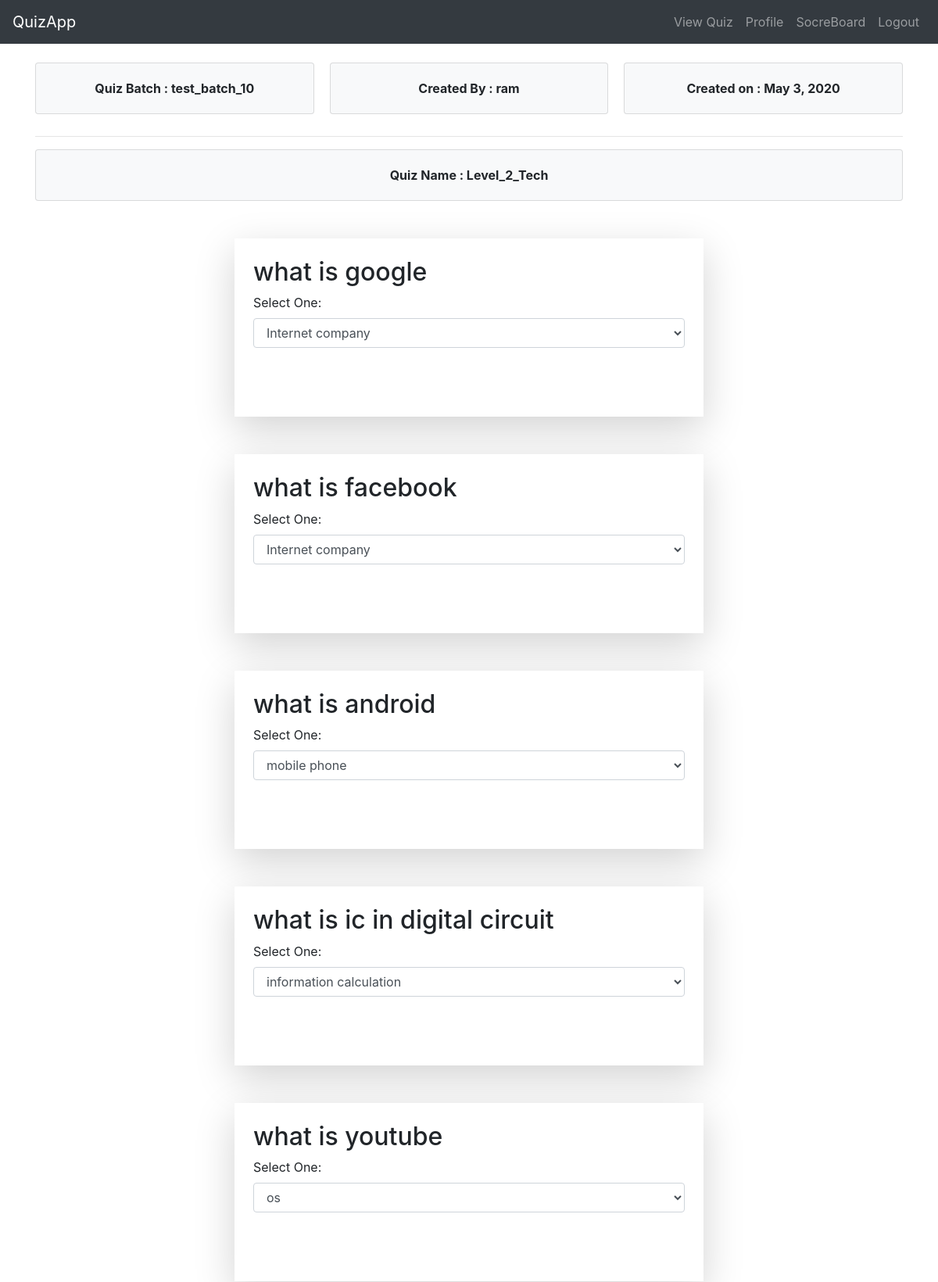
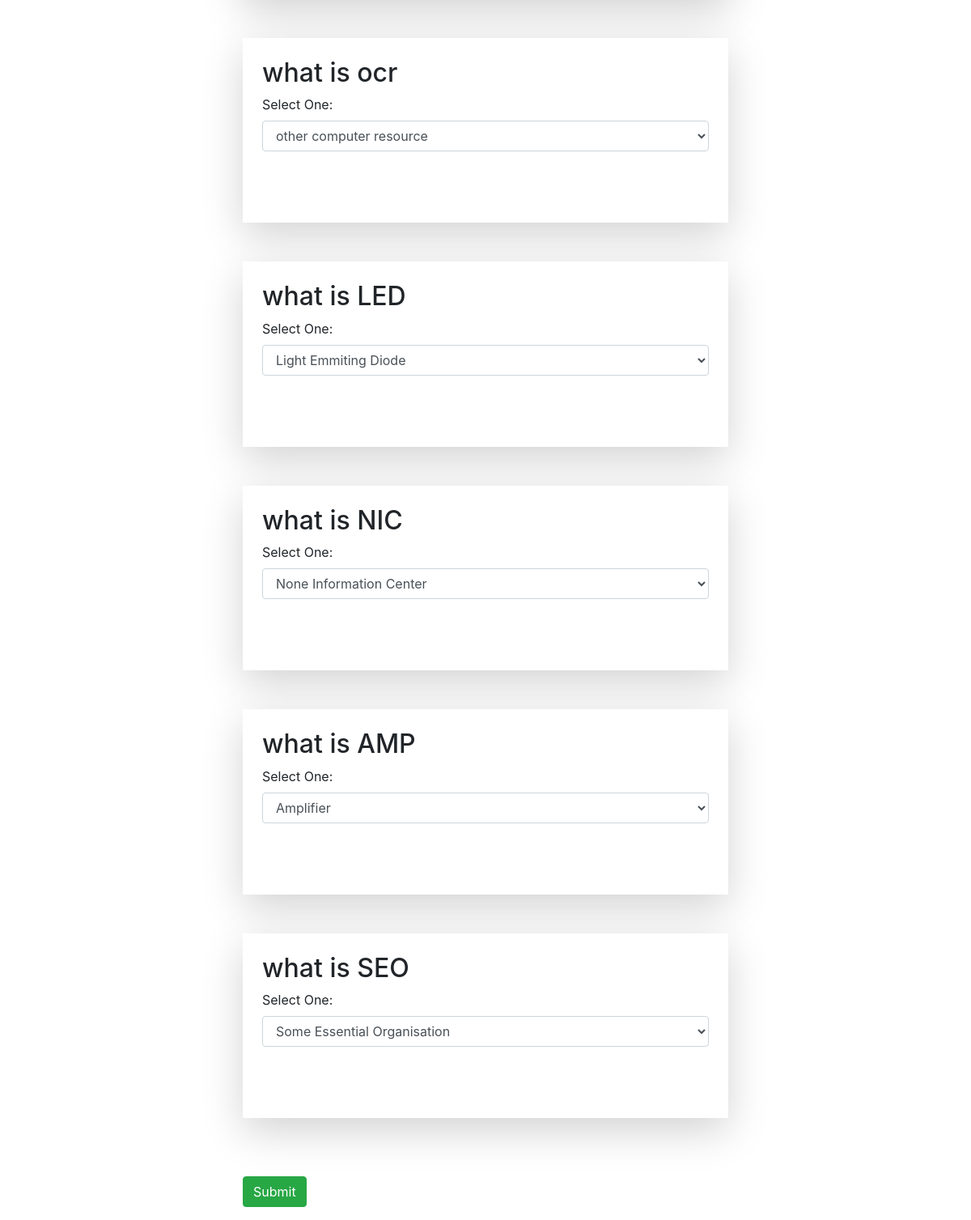
/core/quiz-instance/10/1/ (signed in), run on the app's committed database (2 pictures, top to bottom).
### core/models.py (models this page shows, shortened)
class QuizDestributorModel_10(models.Model):
    name = models.CharField(max_length = 255)
    user = models.ManyToManyField(CustomUserModel)
    questions_list = models.ForeignKey(QuestionSet10, on_delete=models.PROTECT, related_name='+')
    author = models.ForeignKey(CustomUserModel, on_delete=models.CASCADE, related_name='+')
    created_on = models.DateField(auto_now_add= True)

class QuestionSet10(models.Model):
    name = models.CharField(max_length = 30)
    question_1 = models.ForeignKey(Questions, on_delete= models.CASCADE)
    question_2 = models.ForeignKey(Questions, on_delete= models.CASCADE, related_name= '+')
    question_3 = models.ForeignKey(Questions, on_delete= models.CASCADE, related_name= '+')
    question_4 = models.ForeignKey(Questions, on_delete= models.CASCADE, related_name= '+')
    question_5 = models.ForeignKey(Questions, on_delete= models.CASCADE, related_name= '+')
    question_6 = models.ForeignKey(Questions, on_delete= models.CASCADE, related_name= '+')
    question_7 = models.ForeignKey(Questions, on_delete= models.CASCADE, related_name= '+')
    question_8 = models.ForeignKey(Questions, on_delete= models.CASCADE, related_name= '+')
    question_9 = models.ForeignKey(Questions, on_delete= models.CASCADE, related_name= '+')
    question_10 = models.ForeignKey(Questions, on_delete= models.CASCADE, related_name= '+')
    def __str__(self):
        return self.name

class Questions(models.Model):
    question = models.TextField(max_length = 300)
    option_1 = models.CharField(max_length = 30)
    option_2 = models.CharField(max_length = 30)
    option_3 = models.CharField(max_length = 30)
    option_4 = models.CharField(max_length = 30)
    correct_option = models.CharField(max_length = 30)

### users/models.py (models this page shows)
class CustomUserModel(AbstractUser):
    pass

### core/views.py (the view, shortened to what this page needs)
# urls.py: path('core/quiz-instance/<int:set_type>/<int:id>/',QuizView, name = "QuizInstance"),
@login_required
def QuizView(request,set_type,id):
    print("set_type = ",set_type, " type : ", type(set_type))
    question_set5_instance = None
    question_set10_instance = None
    question_list_set5 = None
    question_list_set10 = None
    set_5_flag = False
    set_10_flag = False
    if set_type == 5:
        try:
            question_set5_instance = QuizDestributorModel_5.objects.get(id = id)
            question_list_set5 = question_set5_instance.questions_list
            set_5_flag = True
        except:
            print(" Error Occured during fetching question_set5_instance from DB.")
    elif set_type == 10:
        try:
            question_set10_instance = QuizDestributorModel_10.objects.get(user__id = request.user.id)
            question_list_set10 = question_set10_instance.questions_list
            set_10_flag = True
        except:
            print(" Error Occured during fetching question_set10_instance from DB.")
    print("flag_5 : ", set_5_flag, " - ", "flag_10 : ", set_10_flag)
    user = request.user
    print(user.username)
    print(question_list_set5, " - ", question_list_set10)
    print("*"*50)
    print(question_set5_instance)
    if set_10_flag:
        print("from set 10 before error")
        context_data = {'id': id, 'set_type':set_type, 'question_set10_instance' : question_set10_instance, 'question_list_set10' : question_list_set10, 'user' : user}
        return render(request, 'quizview_set10.htm', context_data)
    else:
        print("from set 10 after error")
        context_data = {'question_set10_instance' : None, 'question_list_set10' : None, 'user' : user}
        return render(request, 'quizview_set10.htm', context_data)

### templates/quizview_set10.htm (shortened to what this page needs)
{% extends 'base_internal.htm' %}
{% load crispy_forms_tags %}
{% block body %}
{% if  question_list_set10 != None %}
 <br>
 <div class="container">
   <div class="card-columns">
      <div class="card bg-light">
        <div class="card-body text-center">
          <p class="card-text font-weight-bolder">Quiz Batch : {{question_set10_instance.name}}</p>
        </div>
      </div>
      <div class="card bg-light">
        <div class="card-body text-center">
          <p class="card-text font-weight-bolder">Created By : {{question_set10_instance.author}}</p>
        </div>
      </div>
      <div class="card bg-light">
        <div class="card-body text-center">
          <p class="card-text font-weight-bolder">Created on : {{question_set10_instance.created_on}}</p>
        </div>
      </div>
    </div>
    <hr>
    <div class="card bg-light">
        <div class="card-body text-center">
          <p class="card-text font-weight-bolder">Quiz Name : {{question_list_set10.name}}</p>
        </div>
      </div>
  </div>
 <div class="conatiner  ">
  {% url 'QuizInstance'  set_type=set_type id=each.id as the_url %}
    <form method="post" action="{{the_url}}" class=" mx-auto" style="width: 50%">
            <div class="mx-auto  m-5 pb-5 shadow-lg p-4 mb-4 bg-white">
                <h2>{{question_list_set10.question_1.question}}</h2>
                <div class="form-group">
                    <label for="sel1">Select One:</label>
                    <select class="form-control" id="sel1" name="question_1">
                      <option>{{question_list_set10.question_1.option_1}}</option>
                    </select>
                    <br>
                </div>
            </div>
            <div class="mx-auto  m-5 pb-5 shadow-lg p-4 mb-4 bg-white">
                <h2>{{question_list_set10.question_2.question}}</h2>
                <div class="form-group">
                    <label for="sel1">Select One:</label>
                    <select class="form-control" id="sel1" name="question_2">
                      <option>{{question_list_set10.question_2.option_1}}</option>
                    </select>
                    <br>
                </div>
            </div>
            <div class="mx-auto  m-5 pb-5 shadow-lg p-4 mb-4 bg-white">
                <h2>{{question_list_set10.question_3.question}}</h2>
                <div class="form-group">
                    <label for="sel1">Select One:</label>
                    <select class="form-control" id="sel1" name="question_3">
                      <option>{{question_list_set10.question_3.option_1}}</option>
                    </select>
                    <br>
                </div>
            </div>
            <div class="mx-auto  m-5 pb-5 shadow-lg p-4 mb-4 bg-white">
                <h2>{{question_list_set10.question_4.question}}</h2>
                <div class="form-group">
                    <label for="sel1">Select One:</label>
                    <select class="form-control" id="sel1" name="question_4">
                      <option>{{question_list_set10.question_4.option_1}}</option>
                    </select>
                    <br>
                </div>
            </div>
            <div class="mx-auto  m-5 pb-5 shadow-lg p-4 mb-4 bg-white">
                <h2>{{question_list_set10.question_5.question}}</h2>
                <div class="form-group">
                    <label for="sel1">Select One:</label>
                    <select class="form-control" id="sel1" name="question_5">
                      <option>{{question_list_set10.question_5.option_1}}</option>
                    </select>
                    <br>
                </div>
            </div>
            <div class="mx-auto  m-5 pb-5 shadow-lg p-4 mb-4 bg-white">
                <h2>{{question_list_set10.question_6.question}}</h2>
                <div class="form-group">
                    <label for="sel1">Select One:</label>
                    <select class="form-control" id="sel1" name="question_6">
                      <option>{{question_list_set10.question_6.option_1}}</option>
                    </select>
                    <br>
                </div>
            </div>
            <div class="mx-auto  m-5 pb-5 shadow-lg p-4 mb-4 bg-white">
                <h2>{{question_list_set10.question_7.question}}</h2>
                <div class="form-group">
                    <label for="sel1">Select One:</label>
                    <select class="form-control" id="sel1" name="question_7">
                      <option>{{question_list_set10.question_7.option_1}}</option>
                    </select>
                    <br>
                </div>
            </div>
            <div class="mx-auto  m-5 pb-5 shadow-lg p-4 mb-4 bg-white">
                <h2>{{question_list_set10.question_8.question}}</h2>
                <div class="form-group">
                    <label for="sel1">Select One:</label>
                    <select class="form-control" id="sel1" name="question_8">
                      <option>{{question_list_set10.question_8.option_1}}</option>
                    </select>
                    <br>
                </div>
            </div>
            <div class="mx-auto  m-5 pb-5 shadow-lg p-4 mb-4 bg-white">
                <h2>{{question_list_set10.question_9.question}}</h2>
                <div class="form-group">
                    <label for="sel1">Select One:</label>
                    <select class="form-control" id="sel1" name="question_9">
                      <option>{{question_list_set10.question_9.option_1}}</option>
                    </select>
                    <br>
                </div>
            </div>
            <div class="mx-auto  m-5 pb-5 shadow-lg p-4 mb-4 bg-white">
                <h2>{{question_list_set10.question_10.question}}</h2>
                <div class="form-group">
                    <label for="sel1">Select One:</label>
                    <select class="form-control" id="sel1" name="question_10">
                      <option>{{question_list_set10.question_10.option_1}}</option>
                    </select>
                    <br>
                </div>
            </div>
        <br>
        <button class="btn btn-success" type="submit">Submit</button>
        </form>
</div>
{% else %}
<br>
<div class=" container alert alert-warning">
    <strong>Hmm !</strong>
    <h2>It seems there is no any quizs for you right now !</h2>
  </div>
{% endif %}
{% endblock body %}

### data on the page
QuizDestributorModel_10: name "test_batch_10", author "ram", created_on "May 3, 2020"
QuestionSet10: name "Level_2_Tech", question_1.question "what is google", question_1 "Internet company", question_2.question "what is facebook", question_2 "Internet company", question_3.question "what is android", question_3 "mobile phone", question_4.question "what is ic in digital circuit", question_4 "information calculation", question_5.question "what is youtube", question_5 "os", question_6.question "what is ocr", question_6 "other computer resource", question_7.question "what is LED", question_7 "Light Emmiting Diode", question_8.question "what is NIC", question_8 "None Information Center", question_9.question "what is AMP", question_9 "Amplifier", question_10.question "what is SEO", question_10 "Some Essential Organisation"
